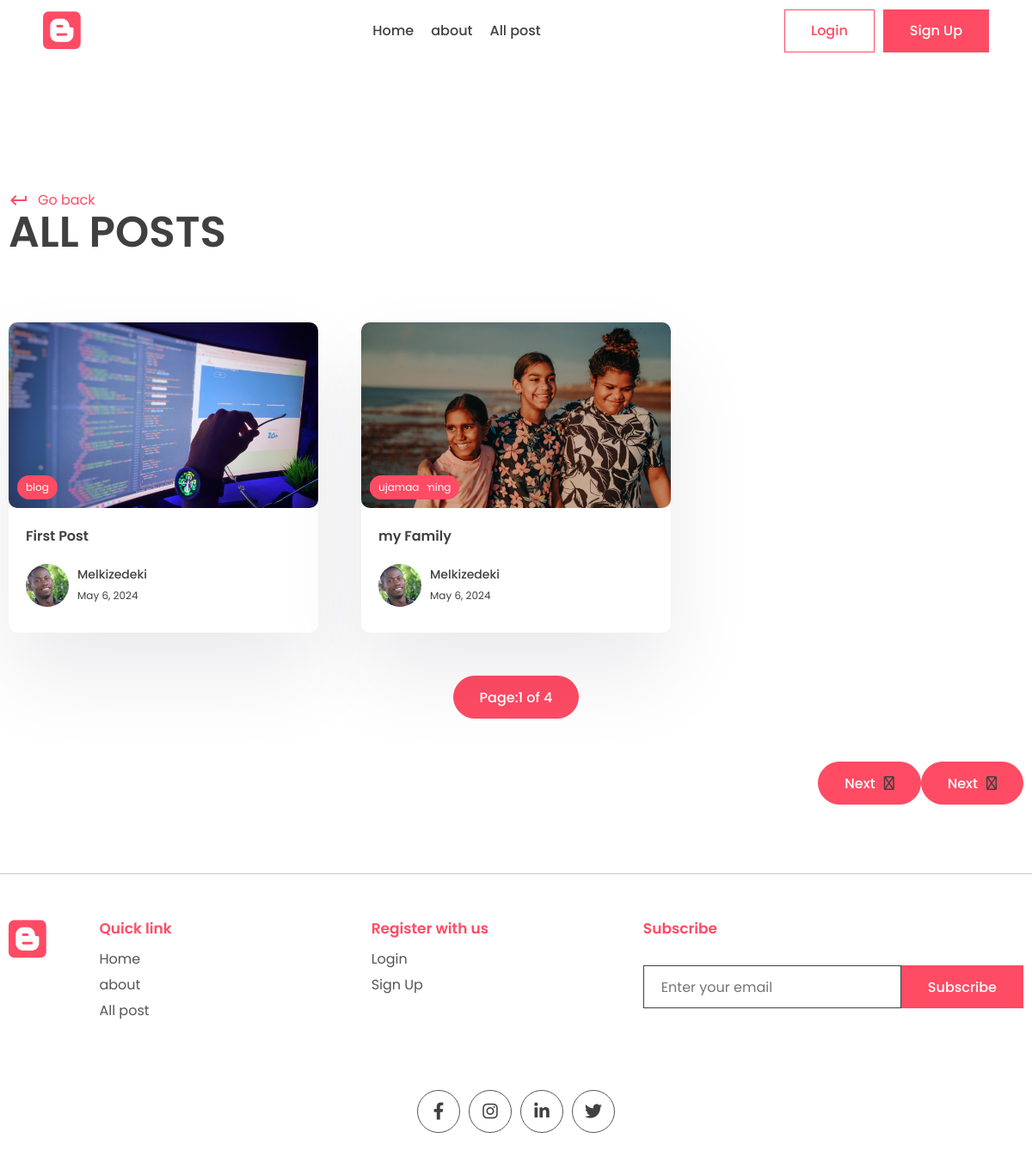
Page /all_posts on the committed database.
### app/models.py (models this page shows, shortened)
class Post(models.Model):
    title = models.CharField(max_length=200)
    content = models.TextField()
    last_updated = models.DateTimeField(auto_now=True)
    slug = models.SlugField(max_length=200, unique=True)
    image = models.ImageField(null=True, blank=True, upload_to="images")
    view_count = models.IntegerField(blank=True, null=True)
    tags = models.ManyToManyField(Tag, blank=True, related_name="post")
    is_featured = models.BooleanField(default=False)
    author = models.ForeignKey(User, on_delete=models.CASCADE, null=True, blank=True, related_name="post")
    bookmarks = models.ManyToManyField(User, related_name="bookmarks", default=None, blank=True)
    likes = models.ManyToManyField(User, related_name="likes", default=None, blank=True)

class Tag(models.Model):
    name = models.CharField(max_length=100)
    description = models.CharField(max_length=100)
    slug = models.SlugField(max_length=200, unique=True)
    def __str__(self):
        return self.name

class Profile(models.Model):
    user = models.OneToOneField(User, on_delete=models.CASCADE)
    profile_image = models.ImageField(upload_to="profile_pic")
    slug = models.SlugField(max_length=200, unique=True)
    bio = models.CharField(max_length=200)

### app/views.py (the view)
# urls.py: path('all_posts', views.all_posts, name="all_post"),
def all_posts(request):
    all_posts = Post.objects.all()
    pagination = Paginator(all_posts, 2)
    page = request.GET.get('page')
    try:
        posts = pagination.get_page(page)
    except:
        posts = pagination.get_page(1)
    context = {
        'posts':posts
    }
    return render(request, 'app/all_posts.html', context=context)

### app/templates/app/all_posts.html (shortened to what this page needs)
{% extends 'base.html' %}
{% block content %}
  <main>
        <div class="container">
            <div class="page-top">
                <div class="top flex">
                    <div class="page-name">
                        <a href="" class="learn">
                        <span class="material-icons"> keyboard_return </span> Go back
                        </a>
                        <h1>All Posts</h1>
                    </div>
                </div>
            </div>
        </div>
    </main>
    <section class="sp">
        <div class="container">
            <div class="grid-3">
            {% for post in posts %}
                <a href="{% url 'post_page' post.slug %}">
                    <div class="card">
                        <div class="post-img">
                        <img src="{{post.image.url}}" alt="The image does not laoaded correctly" />
                        {% for tag in post.tags.all %}
                            <div class="tag">{{tag}}</div>
                        {% endfor %}
                        </div>
                        <div class="card-content">
                            <h3>
                            {{post.title}}
                            </h3>
                            <div class="author">
                                <div class="profile-pic">
                                    <img src="{{post.author.profile.profile_image.url}}" alt="The image didn't load" />
                                </div>
                                <div class="details">
                                    <p>
                                        {{post.author.first_name}}
                                    </p>
                                    <small>{{post.last_updated|date}}</small>
                                </div>
                            </div>
                        </div>
                    </div>
                </a>
            {% endfor %}
        </div>
        <center>
            <div>
                <a>
                    <button class="btn btn-primary rounded view">
                        Page:{{posts.number}} of {{posts.paginator.num_pages}}
                    </button>
                </a>
            </div>
            <div style="display: flex; float: right;">
                {% if posts.has_next%}
                    <a href="?page={{posts.next_page_number}}">
                        <button class="btn btn-primary rounded view">
                            Next <i class="fa-regular fa-arrow-right"></i>
                        </button>
                    </a>
                    <a href="?page={{posts.next_page_number}}">
                        <button class="btn btn-primary rounded view">
                            Next <i class="fa-regular fa-arrow-right"></i>
                        </button>
                    </a>
                {% endif %}
            </div>
        </center>
        </div>
    </section>
{% endblock content%}

### app/static/app/style.css (style rules this page uses)
* { margin: 0; padding: 0; box-sizing: border-box; text-decoration: none; border: none; outline: none; list-style: none; font-family: "Poppins", sans-serif; color: var(--black); }
:root { --red: #ff4b64; --black: #404040; --des: #555555; --shadow: #ffffff1a 0px 1px 1px 0px inset, #32325d40 0px 50px 100px -20px, #0000004d 0px 30px 60px -30px; --shadow2: rgba(17, 12, 46, 0.084) 0px 48px 100px 0px; }
html { font-size: 62.5%; }
[class*="grid"] { display: grid; }
img { width: 100%; }
.container { max-width: 1220px; margin: auto; padding: 0 10px; }
p, a { font-size: 1.6rem; color: var(--des); }
a { font-size: 1.6rem; color: var(--des); }
.btn { cursor: pointer; height: 5rem; padding: 0 3rem; font-size: 1.6rem; font-weight: 500; border: 1px solid var(--red); display: flex; align-items: center; justify-content: center; gap: 1rem; }
.btn-primary { background: var(--red); color: white; }
.rounded { border-radius: 5rem; }
.sp { padding: 8rem 0; }
.post-img { height: 40rem; width: 100%; overflow: hidden; border-radius: 1rem; }
.post-img img { height: 100%; object-fit: cover; object-position: center; }
.learn { display: flex; align-items: center; gap: 1rem; color: var(--red); margin-top: 2rem; }
.learn span { color: #ff4b64; }
.grid-3 { grid-template-columns: repeat(3, 1fr); gap: 5rem; }
.card { background: white; box-shadow: var(--shadow2); border-radius: 1rem; cursor: pointer; transition: 0.3s; }
.post-img { position: relative; }
.tag { position: absolute; bottom: 1rem; left: 1rem; background: var(--red); color: white; border-radius: 5rem; padding: 0.5rem 1rem; font-size: 1.2rem; }
.card-content { padding: 2rem; padding-bottom: 3rem; }
.card h3 { font-size: 1.6rem; font-weight: 600; }
.card .post-img { width: 100%; height: unset; aspect-ratio: 1/0.6; }
.author { display: flex; align-items: center; gap: 1rem; margin-top: 2rem; }
.profile-pic { width: 5rem; aspect-ratio: 1/1; border-radius: 50%; overflow: hidden; }
.author p { color: var(--black); font-weight: 500; font-size: 1.4rem; }
.author small { color: var(--black); font-size: 1.2rem; }
.view { margin-top: 5rem; }
.page-name h1 { font-size: 5rem; text-transform: uppercase; font-weight: 600; line-height: 5rem; }
.flex { display: flex; align-items: flex-end; justify-content: space-between; }
main { padding-top: 10rem !important; }

### rows in the picture
Post: image (picture), title "First Post", author.profile.profile_image (picture), author.first_name "Melkizedeki", last_updated "May 6, 2024"
Tag: name "blog"
Post: image (picture), title "my Family", author.profile.profile_image (picture), author.first_name "Melkizedeki", last_updated "May 6, 2024"
Tag: name "ujamaa"

### other values in the picture
{{ posts.number }} "1"
{{ posts.paginator.num_pages }} "4"
